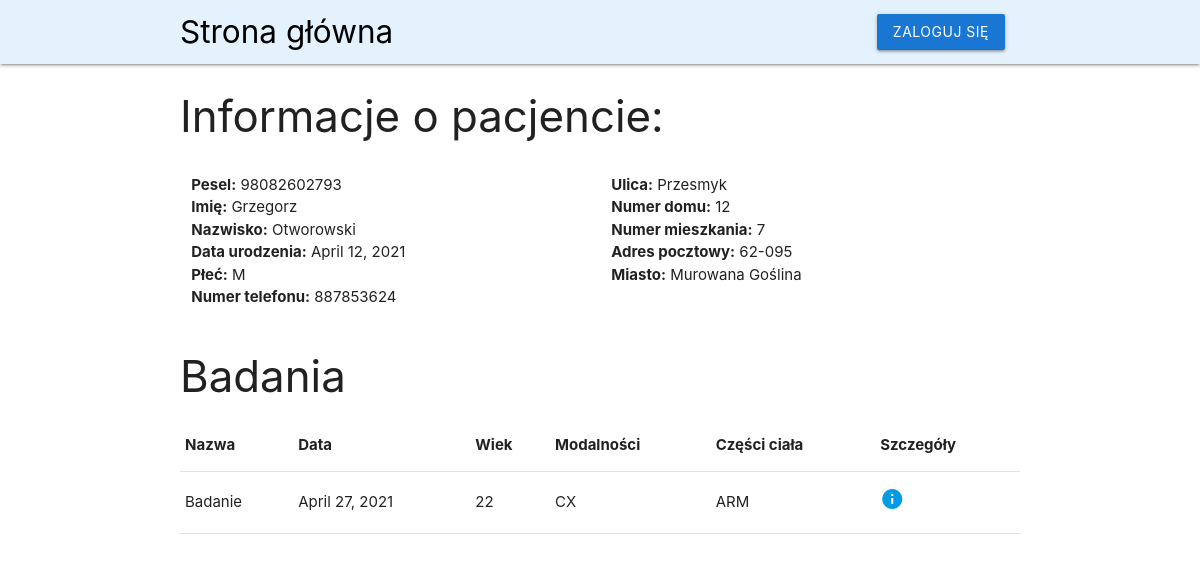
/patient/98082602793/, run on the app's committed database.
### pacjenci/models.py (models this page shows, shortened)
class Patient(models.Model):
    class Meta:
        verbose_name_plural = "Patients"
    SEX_CHOICES = (
        ('M', 'Male'),
        ('F', 'Female')
    )
    pesel = models.CharField(max_length=11, primary_key=True)
    first_name = models.CharField(max_length=20)
    surname = models.CharField(max_length=30)
    birthdate = models.DateField()
    sex = models.CharField(max_length=1, choices=SEX_CHOICES)
    phone_no = models.CharField(max_length=15, blank=True)
    street_name = models.CharField(max_length=20, blank=True)
    house_no = models.IntegerField(blank=True)
    flat_no = models.IntegerField(blank=True)
    postal_code = models.CharField(max_length=6, blank=True)
    city = models.CharField(max_length=20, blank=True)
    description = models.TextField(blank=True)
    dicom_location = models.TextField(blank=True)

class Studies(models.Model):
    class Meta:
        verbose_name_plural = "Studies"
    name = models.CharField(max_length=50)
    study_date = models.DateField()
    age = models.IntegerField(blank=True)
    modalities = models.CharField(max_length=30, blank=True)
    body_parts = models.CharField(max_length=50, blank=True)
    patient = models.ForeignKey(Patient, on_delete=models.CASCADE)

### pacjenci/views.py (the view)
# urls.py: path('patient/<id>/', patient_info, name='patient_info'),
def patient_info(request, id):
    patient_data = Patient.objects.get(pesel=id)
    patient_studies = Studies.objects.filter(patient = id)
    data = {
        'patient_data' : patient_data,
        'patient_studies' : patient_studies
    }
    return render(request, 'patient_info.html', data)

### pacjenci/templates/patient_info.html
{% extends 'main.html' %}
{% block patient %}
<div>
    <h3>Informacje o pacjencie:</h3>
    <div class="row">
        <ul class="col s6">
            <li><b>Pesel:</b> {{patient_data.pesel}}</li>
            <li><b>Imię:</b> {{patient_data.first_name}}</li>
            <li><b>Nazwisko:</b> {{patient_data.surname}}</li>
            <li><b>Data urodzenia:</b> {{patient_data.birthdate}}</li>
            <li><b>Płeć:</b> {{patient_data.sex}}</li>
            <li><b>Numer telefonu:</b> {{patient_data.phone_no}}</li>
        </ul>
        <ul class="col s6">
            <li><b>Ulica:</b> {{patient_data.street_name}}</li>
            <li><b>Numer domu:</b> {{patient_data.house_no}}</li>
            <li><b>Numer mieszkania:</b> {{patient_data.flat_no}}</li>
            <li><b>Adres pocztowy:</b> {{patient_data.postal_code}}</li>
            <li><b>Miasto:</b> {{patient_data.city}}</li>
        </ul>
    </div>
    <h3>Badania</h3>
    <table class="highlight">
        <thead>
            <tr>
                <th>Nazwa</th>
                <th>Data</th>
                <th>Wiek</th>
                <th>Modalności</th>
                <th>Części ciała</th>
                <th>Szczegóły</th>
            </tr>
        </thead>
        <tbody>
            {% for studies in patient_studies %}
            <tr>
                <td>{{studies.name}}</td>
                <td>{{studies.study_date}}</td>
                <td>{{studies.age}}</td>
                <td>{{studies.modalities}}</td>
                <td>{{studies.body_parts}}</td>
                <td> <a href="/studies/{{studies.id}}"><i class="material-icons">info</i></a></td>
            </tr>
            {% endfor %}
        </tbody>
    </table>
</div>
{% endblock patient %}

### pacjenci/templates/main.html (shortened to what this page needs)
<!DOCTYPE html>
<head>
    <link rel="stylesheet" href="https://cdnjs.cloudflare.com/ajax/libs/materialize/1.0.0/css/materialize.min.css">
</head>
<body>
    <nav>
        <div class="nav-wrapper blue lighten-5">
            <div class="container">
                <a href="/list/" class="left brand-logo black-text">Strona główna</a>
                <ul class="right">
                    <li><a href="/admin/" class="waves-effect waves-light btn blue darken-2">Zaloguj się</a></li>
                </ul>
            </div>
        </div>
    </nav>
    <div class="container">
        {% block patient %} {% endblock patient %}
    </div>
</body>

### data on the page
Patient: pesel "98082602793", first_name "Grzegorz", surname "Otworowski", birthdate "April 12, 2021", sex "M", phone_no "887853624", street_name "Przesmyk", house_no "12", flat_no "7", postal_code "62-095", city "Murowana Goślina"
Studies: name "Badanie", study_date "April 27, 2021", age "22", modalities "CX", body_parts "ARM"
